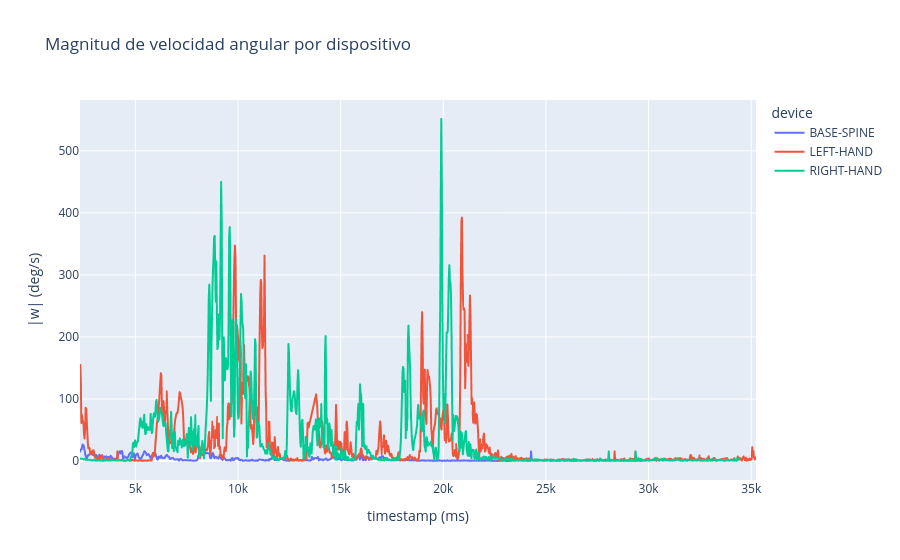

Write notebook code for a chart like this one.
### Code cell
# Serie temporal de la magnitud de velocidad angular
fig_gyro = px.line(
    imu_df,
    x="timestamp",
    y="gyro_mag",
    color="device",
    title="Magnitud de velocidad angular por dispositivo",
    labels={"timestamp": "timestamp (ms)", "gyro_mag": "|w| (deg/s)"},
)
fig_gyro

### Figure 1 — Plotly figure (JSON) as saved in the notebook; plotly's stock layout.template omitted (floating-point values rounded to 4 significant figures; data arrays with more than 128 entries replaced by an {"elided": "..."} marker saying what was removed)
{"data": [{"hovertemplate": "device=BASE-SPINE<br>timestamp (ms)=%{x}<br>|w| (deg/s)=%{y}<extra></extra>", "legendgroup": "BASE-SPINE", "line": {"color": "#636efa", "dash": "solid"}, "marker": {"symbol": "circle"}, "mode": "lines", "name": "BASE-SPINE", "showlegend": true, "type": "scattergl", "x": {"elided": "1041 int values"}, "xaxis": "x", "y": {"elided": "1041 float values"}, "yaxis": "y"}, {"hovertemplate": "device=LEFT-HAND<br>timestamp (ms)=%{x}<br>|w| (deg/s)=%{y}<extra></extra>", "legendgroup": "LEFT-HAND", "line": {"color": "#EF553B", "dash": "solid"}, "marker": {"symbol": "circle"}, "mode": "lines", "name": "LEFT-HAND", "showlegend": true, "type": "scattergl", "x": {"elided": "1231 int values"}, "xaxis": "x", "y": {"elided": "1231 float values"}, "yaxis": "y"}, {"hovertemplate": "device=RIGHT-HAND<br>timestamp (ms)=%{x}<br>|w| (deg/s)=%{y}<extra></extra>", "legendgroup": "RIGHT-HAND", "line": {"color": "#00cc96", "dash": "solid"}, "marker": {"symbol": "circle"}, "mode": "lines", "name": "RIGHT-HAND", "showlegend": true, "type": "scattergl", "x": {"elided": "1218 int values"}, "xaxis": "x", "y": {"elided": "1218 float values"}, "yaxis": "y"}], "layout": {"legend": {"title": {"text": "device"}, "tracegroupgap": 0}, "title": {"text": "Magnitud de velocidad angular por dispositivo"}, "xaxis": {"anchor": "y", "domain": [0, 1], "title": {"text": "timestamp (ms)"}}, "yaxis": {"anchor": "x", "domain": [0, 1], "title": {"text": "|w| (deg/s)"}}}}
